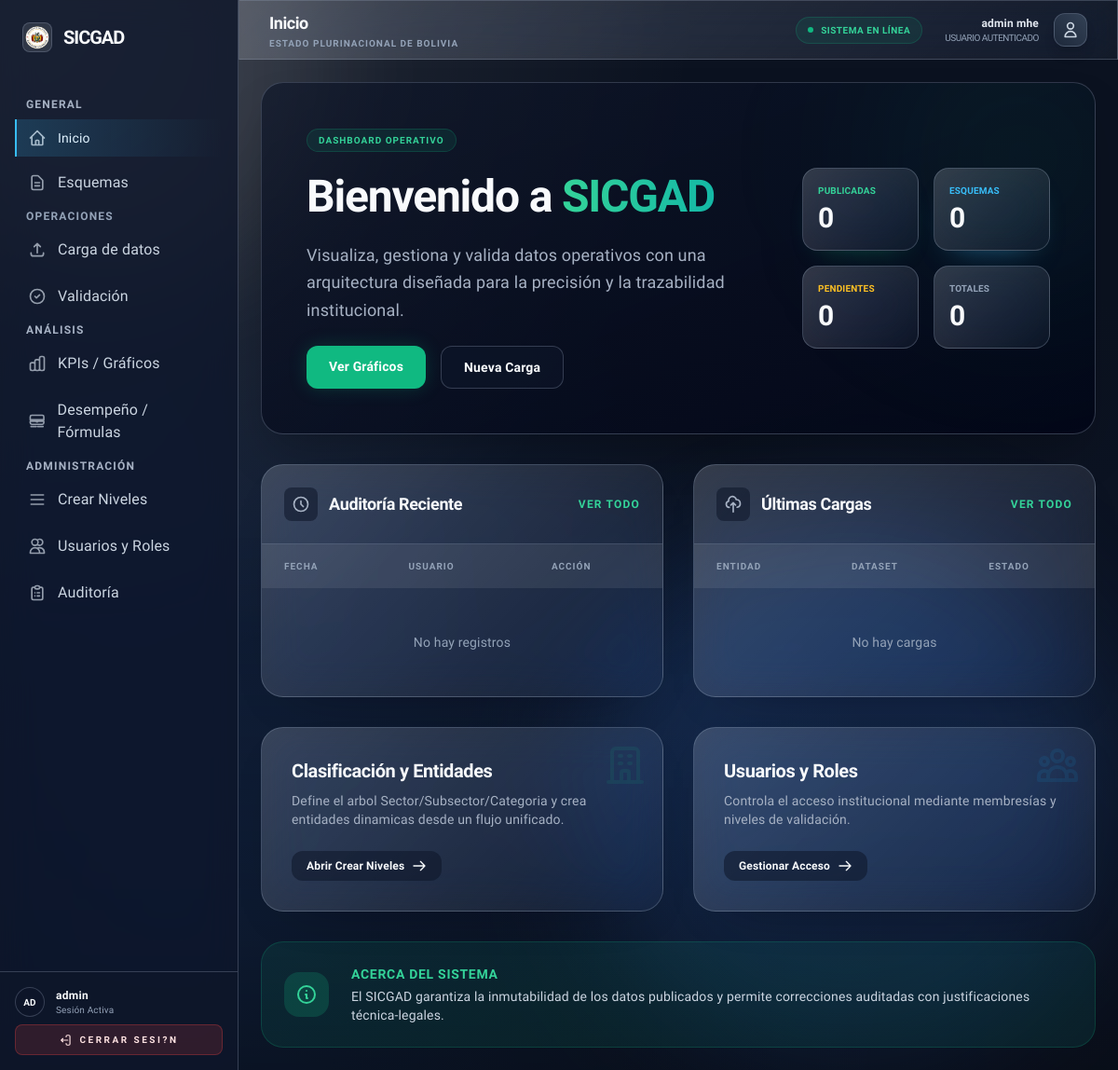
Page /home/ (signed in) on the earlier database version.
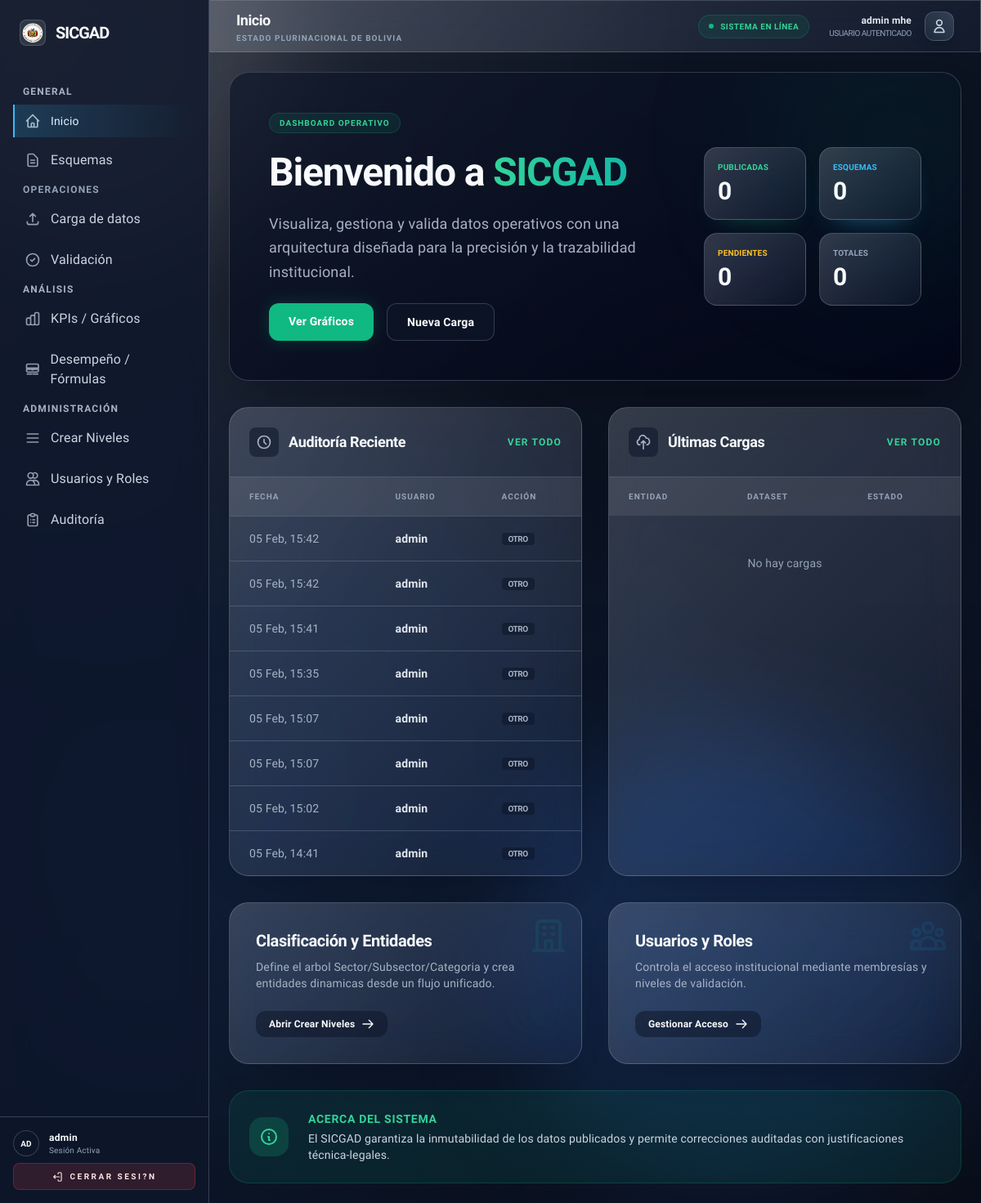
Same page on the later database version.
### audit/models.py (models this page shows, shortened)
class AuditLog(models.Model):
    ACTION_CHOICES = [
        ("UPLOAD", "Carga de datos"),
        ("SUBMIT", "Envío a validación"),
        ("VALIDATION", "Validación"),
        ("EDIT", "Corrección de datos"),
        ("DELETE", "Eliminación de datos"),
        ("USER", "Gestión de usuarios"),
        ("SCHEMA", "Gestión de esquemas"),
        ("OTHER", "Otro"),
    ]
    user = models.ForeignKey(
        settings.AUTH_USER_MODEL,
        null=True,
        blank=True,
        on_delete=models.SET_NULL,
        related_name="audit_logs",
    )
    username = models.CharField(max_length=150, blank=True)
    action = models.CharField(max_length=20, choices=ACTION_CHOICES, default="OTHER")
    module = models.CharField(max_length=50, blank=True)
    object_repr = models.CharField(max_length=255, blank=True)
    details = models.TextField(blank=True)
    created_at = models.DateTimeField(auto_now_add=True)
    class Meta:
        ordering = ["-created_at"]
        verbose_name = "Audit Log"
        verbose_name_plural = "Audit Logs"

### kpis/views.py (the view)
# urls.py: 2. Add a URL to urlpatterns:  path('', views.home, name='home')
@login_required
def home(request):
    user = request.user
    is_admin = False
    if user.is_authenticated:
        if user.is_superuser:
            is_admin = True
        else:
            is_admin = Membership.objects.filter(user=user, role="ADMIN", is_active=True).exists()
    total_schemas = DatasetType.objects.count()
    total_instances = DatasetInstance.objects.count()
    pending_instances = DatasetInstance.objects.filter(
        state__in=[DatasetInstance.STATE_SUBMITTED, DatasetInstance.STATE_VALIDATED_L1]
    ).count()
    published_instances = DatasetInstance.objects.filter(state=DatasetInstance.STATE_PUBLISHED).count()
    recent_logs = AuditLog.objects.select_related("user").order_by("-created_at")[:10]
    recent_instances = (
        DatasetInstance.objects.select_related("dataset_type", "entity")
        .order_by("-created_at")[:5]
    )
    return render(
        request,
        "kpis/home.html",
        {
            "is_admin": is_admin,
            "total_schemas": total_schemas,
            "total_instances": total_instances,
            "pending_instances": pending_instances,
            "published_instances": published_instances,
            "recent_logs": recent_logs,
        "recent_instances": recent_instances,
        },
    )

### templates/kpis/home.html (shortened to what the changed rows need)
{% extends "base.html" %}
{% block content %}
<div class="space-y-8 fade-in">
    <div class="relative overflow-hidden rounded-3xl bg-gradient-to-br from-slate-900 to-slate-950 border border-white/5 p-8 lg:p-12 shadow-2xl">
        <div class="relative z-10 flex flex-col md:flex-row items-center gap-8">
            <div class="flex-1 space-y-6">
                <h2 class="text-3xl lg:text-5xl font-header font-extrabold text-white tracking-tight leading-tight">
                    Bienvenido a <span class="text-transparent bg-clip-text bg-gradient-to-r from-emerald-400 to-teal-500">SICGAD</span>
                </h2>
            </div>
        </div>
    </div>
    <div class="grid lg:grid-cols-2 gap-8">
        <div class="glass-card rounded-3xl overflow-hidden flex flex-col">
            <div class="flex-1 overflow-x-auto">
                <table class="w-full text-left border-collapse">
                    <thead>
                        <tr class="bg-white/[0.02] text-[10px] font-black text-slate-500 uppercase tracking-widest">
                            <th class="px-6 py-4">Fecha</th>
                            <th class="px-6 py-4">Usuario</th>
                            <th class="px-6 py-4">Acción</th>
                        </tr>
                    </thead>
                    <tbody class="text-sm">
                        {% for log in recent_logs %}
                        <tr class="border-t border-white/5 hover:bg-white/[0.02] transition-colors">
                            <td class="px-6 py-4 text-slate-400 whitespace-nowrap">{{ log.created_at|date:"d M, H:i" }}</td>
                            <td class="px-6 py-4 font-semibold text-slate-200">{{ log.username|default:"Sistema" }}</td>
                            <td class="px-6 py-4">
                                <span class="px-2 py-0.5 rounded text-[10px] font-bold uppercase tracking-tighter bg-slate-800 text-slate-400">
                                    {{ log.get_action_display }}
                                </span>
                            </td>
                        </tr>
                        {% empty %}
                        <tr><td colspan="3" class="px-6 py-12 text-center text-slate-500">No hay registros</td></tr>
                        {% endfor %}
                    </tbody>
                </table>
            </div>
        </div>
        <div class="glass-card rounded-3xl overflow-hidden flex flex-col">
            <div class="flex-1 overflow-x-auto">
                <table class="w-full text-left border-collapse">
                    <thead>
                        <tr class="bg-white/[0.02] text-[10px] font-black text-slate-500 uppercase tracking-widest">
                            <th class="px-6 py-4">Entidad</th>
                            <th class="px-6 py-4">Dataset</th>
                            <th class="px-6 py-4">Estado</th>
                        </tr>
                    </thead>
                </table>
            </div>
        </div>
    </div>
</div>
{% endblock %}

Differences in the rows shown:
added AuditLog: created_at "05 Feb, 15:42", username "admin", action "OTRO"
added AuditLog: created_at "05 Feb, 15:42", username "admin", action "OTRO"
added AuditLog: created_at "05 Feb, 15:41", username "admin", action "OTRO"
added AuditLog: created_at "05 Feb, 15:35", username "admin", action "OTRO"
added AuditLog: created_at "05 Feb, 15:07", username "admin", action "OTRO"
added AuditLog: created_at "05 Feb, 15:07", username "admin", action "OTRO"
added AuditLog: created_at "05 Feb, 15:02", username "admin", action "OTRO"
added AuditLog: created_at "05 Feb, 14:41", username "admin", action "OTRO"
Other differences:
text no longer shown: "No hay registros"
